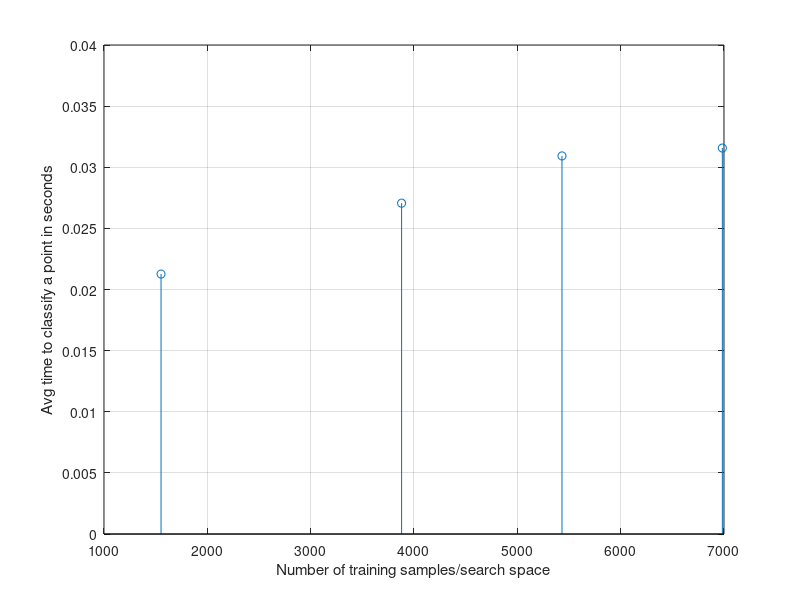

Recreate this plot in MATLAB.
% This file plots the avg search times vs the training space
clc
clear all

c=(7760)./100

num_test_samples=c*[10 30 50 80]
time=[24.5 72 105 132]

% hold on

num_train_samples=c*[90 70 50 20]


normalTimes=time./num_test_samples;% Time taken to execute per sample

stem(num_train_samples,normalTimes)
xlabel('Number of training samples/search space')
ylabel('Avg time to classify a point in seconds')
grid




